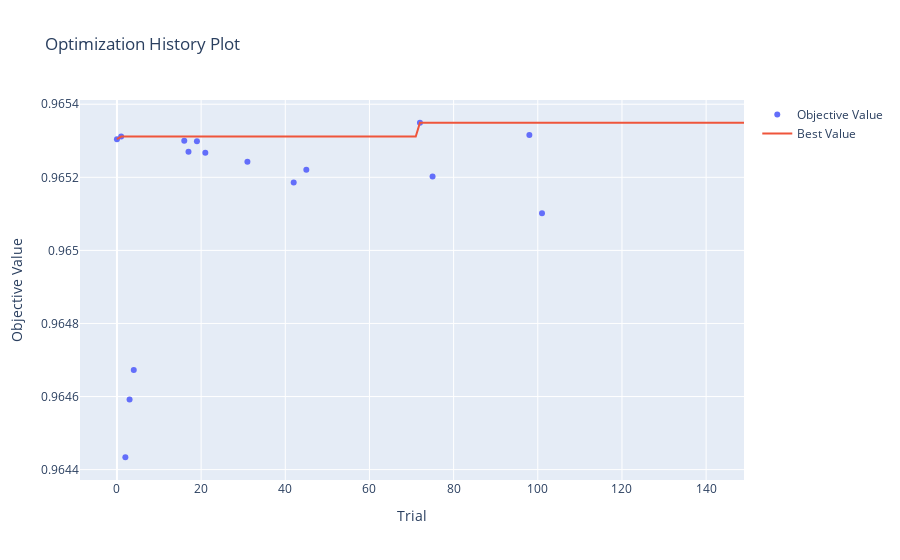

The notebook cell saved with this chart:
### Code cell
# Plot Optuna optimization history plots
ov.plot_optimization_history(study)

### Figure 1 — Plotly figure (JSON) as saved in the notebook; plotly's stock layout.template omitted (floating-point values rounded to 4 significant figures; data arrays with more than 128 entries replaced by an {"elided": "..."} marker saying what was removed)
{"data": [{"mode": "markers", "name": "Objective Value", "type": "scatter", "x": [0, 1, 2, 3, 4, 16, 17, 19, 21, 31, 42, 45, 72, 75, 98, 101], "y": [0.9653, 0.9653, 0.9644, 0.9646, 0.9647, 0.9653, 0.9653, 0.9653, 0.9653, 0.9652, 0.9652, 0.9652, 0.9653, 0.9652, 0.9653, 0.9651]}, {"mode": "lines", "name": "Best Value", "type": "scatter", "x": {"elided": "150 int values"}, "y": {"elided": "150 float values"}}, {"marker": {"color": "#cccccc"}, "mode": "markers", "name": "Infeasible Trial", "showlegend": false, "type": "scatter", "x": [], "y": []}], "layout": {"title": {"text": "Optimization History Plot"}, "xaxis": {"title": {"text": "Trial"}}, "yaxis": {"title": {"text": "Objective Value"}}}}
